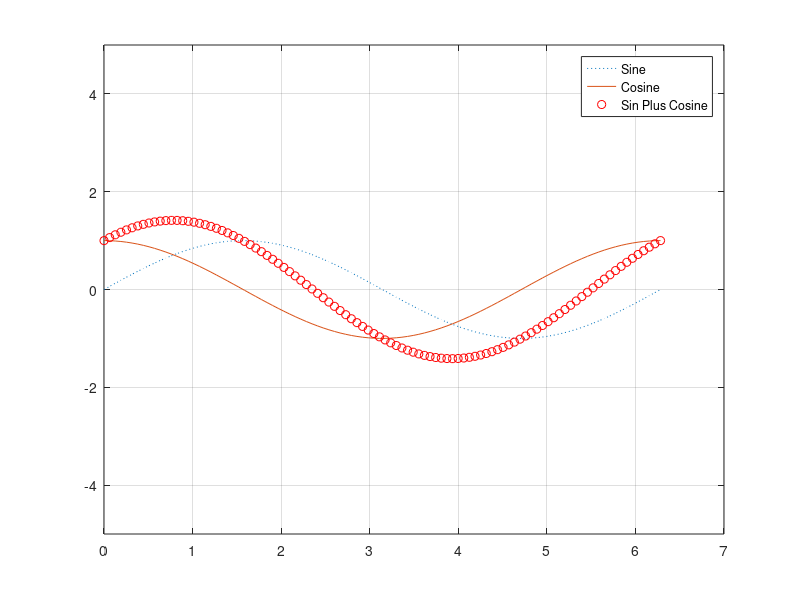
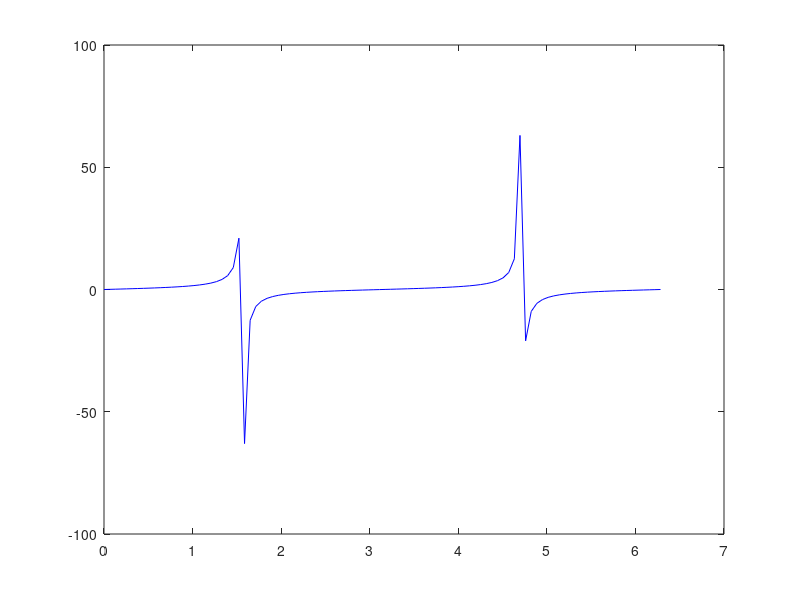
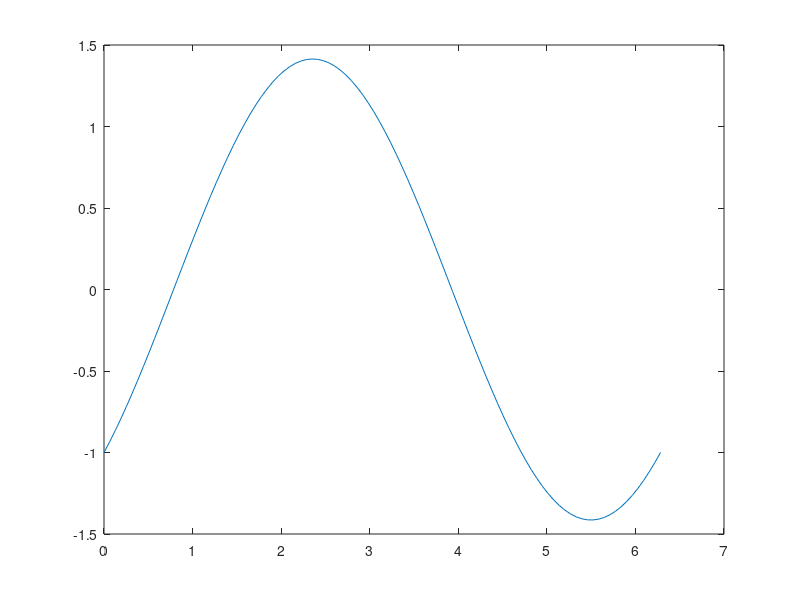

Source code (MATLAB) for these figures, in order:
% Script with basic introduction to plotting graphs

% if we call other files before calling this
% plotting.m file, we can use variables, functions
% etc from those previous files. For example:
% >> plot(angles,sin_at_60_degree_interval);
% >> a % display vector a from vectors.m

clear

angs=linspace(0,2*pi,100); % 100 values evenly
% spaced between 0 and 2pi, nothing special about 100
y=sin(angs);


%%% PLOTTING %%%
plot(angs,y,'ro') % plot graph with red circles
title('Graph of y=sin(x)');
xlabel('Angle')
ylabel('Value')


%%% MULTIPLE GRAPHS %%%
plot(angs,y,':',angs,cos(angs),'-') % plot sin curve


%%% HOLD ON %%%
hold on % keep the graph, plot next graph on top
% using dotted line, plot cos curve using solid line

plot(angs,sin(angs)+cos(angs),'ro')


%%% ANNOTATIONS %%%
grid on % put grid on
legend('Sine','Cosine','Sin Plus Cosine') % adding
% names for the curves in plotting order


%%% MULTIPLE WINDOWS %%%
figure % next graph will be in a new window (figure 2)

plot(angs,tan(angs),'b')

figure(1) % go back to figure 1
axis([0,7,-5,5]) % manually scale the axis using the
%function axis([xmin,xmax,ymin,ymax])

figure % next graph will be in a new window (figure 3)
plot(angs,sin(angs)-cos(angs))
